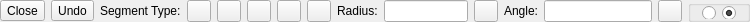
<?xml version="1.0" encoding="UTF-8"?>
<ui version="4.0">
 <class>LC_PolylineOptionsWidget</class>
 <widget class="QWidget" name="LC_PolylineOptionsWidget">
  <property name="geometry">
   <rect>
    <x>0</x>
    <y>0</y>
    <width>750</width>
    <height>22</height>
   </rect>
  </property>
  <property name="sizePolicy">
   <sizepolicy hsizetype="Maximum" vsizetype="Preferred">
    <horstretch>0</horstretch>
    <verstretch>0</verstretch>
   </sizepolicy>
  </property>
  <property name="minimumSize">
   <size>
    <width>320</width>
    <height>22</height>
   </size>
  </property>
  <property name="maximumSize">
   <size>
    <width>750</width>
    <height>32</height>
   </size>
  </property>
  <property name="windowTitle">
   <string>Polyline Options</string>
  </property>
  <layout class="QHBoxLayout" name="horizontalLayout">
   <property name="spacing">
    <number>6</number>
   </property>
   <property name="leftMargin">
    <number>0</number>
   </property>
   <property name="topMargin">
    <number>0</number>
   </property>
   <property name="rightMargin">
    <number>0</number>
   </property>
   <property name="bottomMargin">
    <number>0</number>
   </property>
   <item>
    <widget class="QToolButton" name="bClose">
     <property name="toolTip">
      <string>Connects ends of the polyline so closed contour is created</string>
     </property>
     <property name="text">
      <string>Close</string>
     </property>
    </widget>
   </item>
   <item>
    <widget class="QToolButton" name="bUndo">
     <property name="toolTip">
      <string>Undo for previous vertex</string>
     </property>
     <property name="text">
      <string>Undo</string>
     </property>
    </widget>
   </item>
   <item>
    <widget class="QLabel" name="label">
     <property name="text">
      <string>Segment Type:</string>
     </property>
    </widget>
   </item>
   <item>
    <widget class="QToolButton" name="tbLine">
     <property name="toolTip">
      <string>Line</string>
     </property>
     <property name="text">
      <string/>
     </property>
     <property name="icon">
      <iconset resource="../../../../res/icons/icons.qrc">
       <normaloff>:/icons/line.lci</normaloff>:/icons/line.lci</iconset>
     </property>
     <property name="checkable">
      <bool>true</bool>
     </property>
     <property name="autoExclusive">
      <bool>true</bool>
     </property>
    </widget>
   </item>
   <item>
    <widget class="QToolButton" name="tbTangental">
     <property name="toolTip">
      <string>Tangential arc</string>
     </property>
     <property name="text">
      <string/>
     </property>
     <property name="icon">
      <iconset resource="../../../../res/icons/icons.qrc">
       <normaloff>:/icons/arc_continuation.lci</normaloff>:/icons/arc_continuation.lci</iconset>
     </property>
     <property name="checkable">
      <bool>true</bool>
     </property>
     <property name="autoExclusive">
      <bool>true</bool>
     </property>
    </widget>
   </item>
   <item>
    <widget class="QToolButton" name="tbTanRadius">
     <property name="toolTip">
      <string>Tangential arc with fixed radius</string>
     </property>
     <property name="text">
      <string/>
     </property>
     <property name="icon">
      <iconset resource="../../../../res/icons/icons.qrc">
       <normaloff>:/icons/arc_2p_radius.lci</normaloff>:/icons/arc_2p_radius.lci</iconset>
     </property>
     <property name="checkable">
      <bool>true</bool>
     </property>
     <property name="autoExclusive">
      <bool>true</bool>
     </property>
    </widget>
   </item>
   <item>
    <widget class="QToolButton" name="tbTanAngle">
     <property name="toolTip">
      <string>Tangential arc with fixed angle</string>
     </property>
     <property name="text">
      <string/>
     </property>
     <property name="icon">
      <iconset resource="../../../../res/icons/icons.qrc">
       <normaloff>:/icons/arc_2p_length.lci</normaloff>:/icons/arc_2p_length.lci</iconset>
     </property>
     <property name="checkable">
      <bool>true</bool>
     </property>
     <property name="autoExclusive">
      <bool>true</bool>
     </property>
    </widget>
   </item>
   <item>
    <widget class="QToolButton" name="tbArcAngle">
     <property name="toolTip">
      <string>Arc with angle</string>
     </property>
     <property name="text">
      <string/>
     </property>
     <property name="icon">
      <iconset resource="../../../../res/icons/icons.qrc">
       <normaloff>:/icons/arc_2p_angle.lci</normaloff>:/icons/arc_2p_angle.lci</iconset>
     </property>
     <property name="checkable">
      <bool>true</bool>
     </property>
     <property name="autoExclusive">
      <bool>true</bool>
     </property>
    </widget>
   </item>
   <item>
    <widget class="QLabel" name="lRadius">
     <property name="text">
      <string>Radius:</string>
     </property>
     <property name="alignment">
      <set>Qt::AlignmentFlag::AlignVCenter</set>
     </property>
     <property name="wordWrap">
      <bool>false</bool>
     </property>
    </widget>
   </item>
   <item>
    <widget class="QLineEdit" name="leRadius">
     <property name="sizePolicy">
      <sizepolicy hsizetype="Preferred" vsizetype="Fixed">
       <horstretch>0</horstretch>
       <verstretch>0</verstretch>
      </sizepolicy>
     </property>
     <property name="maximumSize">
      <size>
       <width>16777215</width>
       <height>16777215</height>
      </size>
     </property>
     <property name="toolTip">
      <string>Radius of arc</string>
     </property>
    </widget>
   </item>
   <item>
    <widget class="QToolButton" name="tbPickRadius">
     <property name="toolTip">
      <string>Pick radius from drawing</string>
     </property>
     <property name="text">
      <string/>
     </property>
     <property name="icon">
      <iconset resource="../../../../res/icons/icons.qrc">
       <normaloff>:/icons/interactive_pick_distance.lci</normaloff>:/icons/interactive_pick_distance.lci</iconset>
     </property>
    </widget>
   </item>
   <item>
    <widget class="QLabel" name="lAngle">
     <property name="text">
      <string>Angle:</string>
     </property>
     <property name="alignment">
      <set>Qt::AlignmentFlag::AlignVCenter</set>
     </property>
     <property name="wordWrap">
      <bool>false</bool>
     </property>
    </widget>
   </item>
   <item>
    <widget class="QLineEdit" name="leAngle">
     <property name="sizePolicy">
      <sizepolicy hsizetype="Fixed" vsizetype="Fixed">
       <horstretch>0</horstretch>
       <verstretch>0</verstretch>
      </sizepolicy>
     </property>
     <property name="maximumSize">
      <size>
       <width>16777215</width>
       <height>16777215</height>
      </size>
     </property>
     <property name="toolTip">
      <string>Angle of arc</string>
     </property>
    </widget>
   </item>
   <item>
    <widget class="QToolButton" name="tbPickAngle">
     <property name="toolTip">
      <string>Pick angle from drawing</string>
     </property>
     <property name="text">
      <string/>
     </property>
     <property name="icon">
      <iconset resource="../../../../res/icons/icons.qrc">
       <normaloff>:/icons/interactive_pick_angle.lci</normaloff>:/icons/interactive_pick_angle.lci</iconset>
     </property>
    </widget>
   </item>
   <item>
    <widget class="QGroupBox" name="buttonGroup1">
     <property name="title">
      <string/>
     </property>
     <property name="flat">
      <bool>false</bool>
     </property>
     <layout class="QHBoxLayout" name="horizontalLayout_2">
      <property name="topMargin">
       <number>0</number>
      </property>
      <property name="bottomMargin">
       <number>0</number>
      </property>
      <item>
       <widget class="QRadioButton" name="rbNeg">
        <property name="minimumSize">
         <size>
          <width>0</width>
          <height>0</height>
         </size>
        </property>
        <property name="toolTip">
         <string>Clockwise</string>
        </property>
        <property name="text">
         <string/>
        </property>
        <property name="icon">
         <iconset resource="../../../../res/icons/icons.qrc">
          <normaloff>:/icons/dirneg.lci</normaloff>:/icons/dirneg.lci</iconset>
        </property>
       </widget>
      </item>
      <item>
       <widget class="QRadioButton" name="rbPos">
        <property name="toolTip">
         <string>Counter Clockwise</string>
        </property>
        <property name="text">
         <string/>
        </property>
        <property name="icon">
         <iconset resource="../../../../res/icons/icons.qrc">
          <normaloff>:/icons/dirpos.lci</normaloff>:/icons/dirpos.lci</iconset>
        </property>
        <property name="checked">
         <bool>true</bool>
        </property>
       </widget>
      </item>
     </layout>
    </widget>
   </item>
   <item>
    <spacer name="horizontalSpacer">
     <property name="orientation">
      <enum>Qt::Orientation::Horizontal</enum>
     </property>
     <property name="sizeHint" stdset="0">
      <size>
       <width>0</width>
       <height>20</height>
      </size>
     </property>
    </spacer>
   </item>
  </layout>
 </widget>
 <layoutdefault spacing="6" margin="11"/>
 <resources>
  <include location="../../../../res/icons/icons.qrc"/>
 </resources>
 <connections/>
 <slots>
  <slot>undo()</slot>
  <slot>setRadiusToActionAndView(QString)</slot>
  <slot>onAngleChanged(QString)</slot>
  <slot>setModeToActionAndView(int)</slot>
  <slot>updateDirection(bool)</slot>
 </slots>
</ui>
